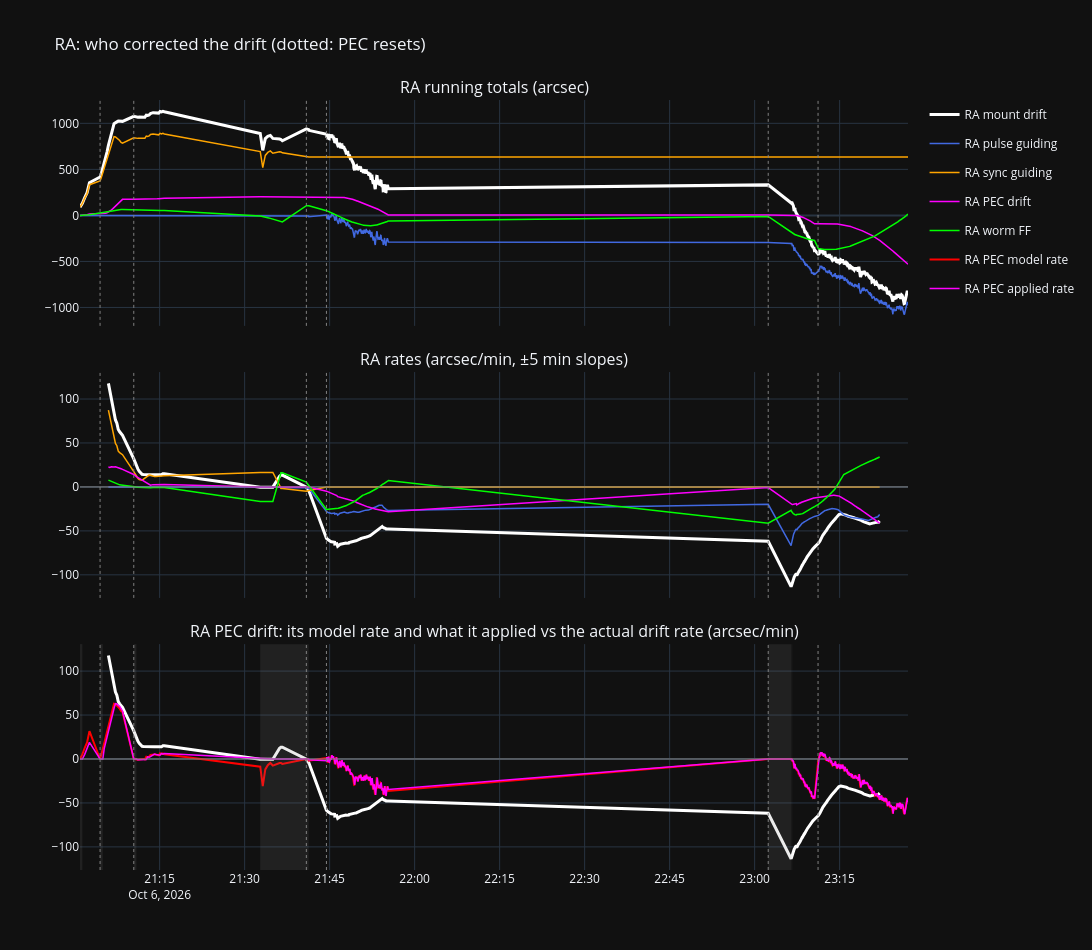
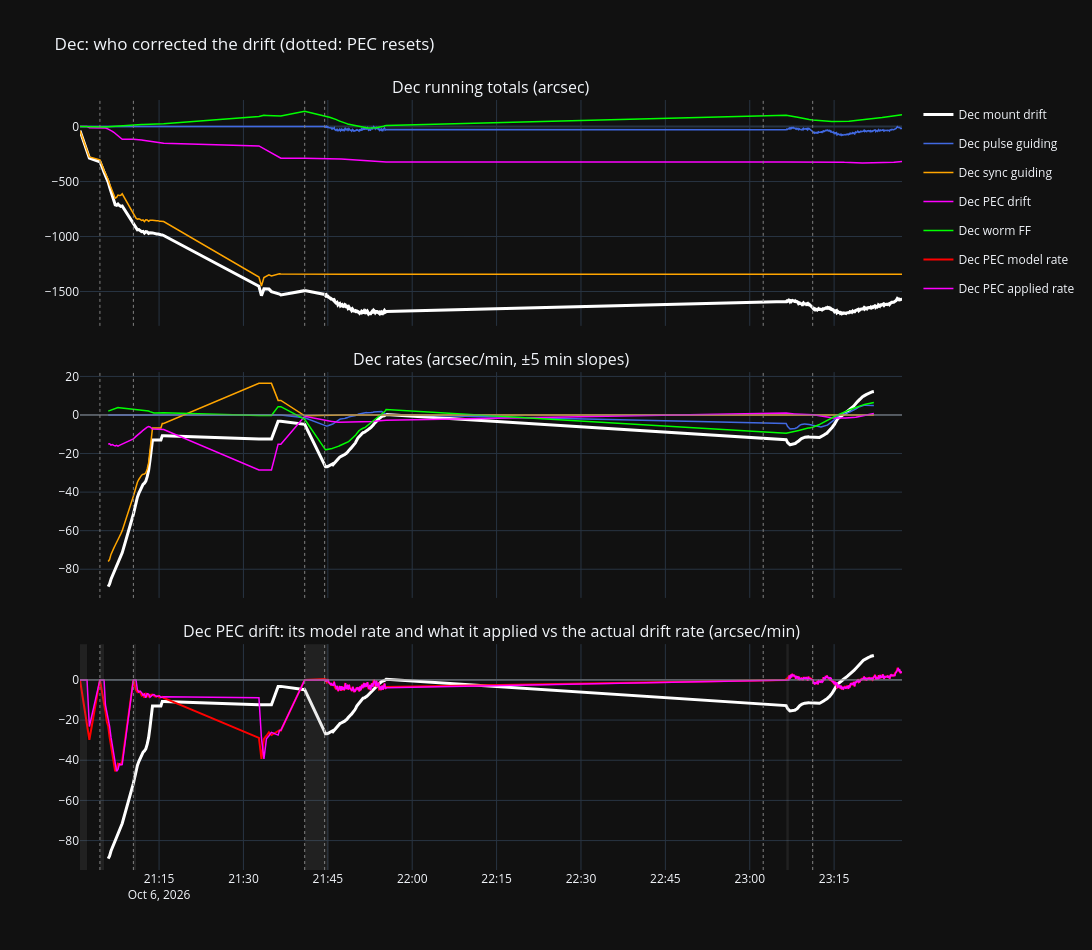

Notebook code for these charts, in order:
### Markdown cell above
## 3. Who corrected the drift?

Running totals per axis: **mount drift = pulse guiding + sync guiding + PEC drift applied + worm feed-forward**
(joined across PEC resets), then each as a rate (slope over ±5 min). PEC is doing its job when its rate follows the
drift rate and the guiders' rates stay near zero; when the guider's total runs opposite to PEC's, they are fighting.
Shaded in the bottom panel: PEC inhibited (not applying).

### Code cell
pvg = correction_breakdown(df, rate_half_window_s=300)
COL = {'mount drift': 'white', 'pulse guiding': 'royalblue', 'sync guiding': 'orange', 'PEC drift': 'magenta',
       'worm FF': 'lime'}
PARTS = [('mount_drift', 'mount drift'), ('pulse_guide', 'pulse guiding'), ('sync_guide', 'sync guiding'),
         ('pec_applied', 'PEC drift'), ('worm_ff', 'worm FF')]
summary = []
for ax, name in (('ra', 'RA'), ('dec', 'Dec')):
    x = pvg[ax]
    if x.empty:
        print(f"{name}: no guide corrections")
        continue
    tx = x['timestamp']
    fig = make_subplots(rows=3, cols=1, shared_xaxes=True, vertical_spacing=0.06,
        subplot_titles=[f'{name} running totals (arcsec)', f'{name} rates (arcsec/min, ±5 min slopes)',
                        f'{name} PEC drift: its model rate and what it applied vs the actual drift rate (arcsec/min)'])
    for col, label in PARTS:
        if col == 'worm_ff' and not np.any(x[col] != 0):
            continue
        w = 3 if col == 'mount_drift' else 1.5
        fig.add_trace(go.Scatter(x=tx, y=x[col], name=f'{name} {label}', legendgroup=label,
                                 line=dict(color=COL[label], width=w)), row=1, col=1)
        rate = 'drift_rate' if col == 'mount_drift' else f'{col}_rate'
        fig.add_trace(go.Scatter(x=tx, y=x[rate], name=f'{name} {label} rate', legendgroup=label, showlegend=False,
                                 line=dict(color=COL[label], width=w)), row=2, col=1)
    fig.add_trace(go.Scatter(x=tx, y=x['drift_rate'], showlegend=False, line=dict(color='white', width=3)), row=3, col=1)
    fig.add_trace(go.Scatter(x=tx, y=x['pec_model_rate'], name=f'{name} PEC model rate', line=dict(color='red')), row=3, col=1)
    fig.add_trace(go.Scatter(x=tx, y=np.where(x['pec_active'], x['pec_applied_logged_rate'], 0.0),
                             name=f'{name} PEC applied rate', line=dict(color='magenta', width=1.5)), row=3, col=1)
    inactive = ~x['pec_active'].values.astype(bool)
    edges = np.flatnonzero(np.diff(np.r_[0, inactive.astype(int), 0]))
    for a, b in zip(edges[::2], edges[1::2]):
        fig.add_vrect(x0=tx.iloc[a], x1=tx.iloc[min(b, len(tx) - 1)], fillcolor='gray', opacity=0.15, line_width=0, row=3, col=1)
    for r in (2, 3):
        fig.add_hline(y=0, line=dict(color='gray', width=1), row=r, col=1)
    for tr in pvg['resets']:
        fig.add_vline(x=tr, line=dict(color='gray', width=1, dash='dot'))
    fig.update_layout(height=950, width=1400, template=TEMPLATE, hovermode='x unified',
                      title=f'{name}: who corrected the drift (dotted: PEC resets)')
    fig.show()

    last = x.iloc[-1]
    guider, pec = last['pulse_guide'] + last['sync_guide'], last['pec_applied']
    m = ~np.isnan(x['drift_rate'].values)
    summary.append({'axis': name, 'mount drift "': last['mount_drift'], 'pulse guiding "': last['pulse_guide'],
                    'sync guiding "': last['sync_guide'], 'PEC drift "': pec, 'worm FF "': last['worm_ff'],
                    'PEC share %': pec / last['mount_drift'] * 100 if last['mount_drift'] else np.nan,
                    'PEC undone by guider %': -guider / pec * 100 if pec and np.sign(guider) != np.sign(pec) else 0,
                    'PEC active %': x['pec_active'].mean() * 100,
                    'model rate error rms "/min': rms((x['pec_model_rate'] - x['drift_rate'])[m]),
                    'drift rate rms "/min': rms(x['drift_rate'][m])})
summary = pd.DataFrame(summary)
display(summary.round(1))
for _, r in summary.iterrows():
    if r['PEC share %'] < 0:
        print(f"{r['axis']}: PEC pushed against the drift")
    if r['PEC undone by guider %'] > 50:
        print(f"{r['axis']}: the guider undid {r['PEC undone by guider %']:.0f}% of what PEC applied -- they are fighting")
    if r['model rate error rms "/min'] > r['drift rate rms "/min']:
        print(f"{r['axis']}: PEC's rate was further from the drift rate than zero would have been")

### Figure 1 — Plotly figure (JSON) as saved in the notebook; plotly's stock layout.template omitted (floating-point values rounded to 4 significant figures; data arrays with more than 128 entries replaced by an {"elided": "..."} marker saying what was removed)
{"data": [{"legendgroup": "mount drift", "line": {"color": "white", "width": 3}, "name": "RA mount drift", "type": "scatter", "x": {"elided": "787 str values"}, "xaxis": "x", "y": {"elided": "787 float values"}, "yaxis": "y"}, {"legendgroup": "mount drift", "line": {"color": "white", "width": 3}, "name": "RA mount drift rate", "showlegend": false, "type": "scatter", "x": {"elided": "787 str values"}, "xaxis": "x2", "y": {"elided": "787 float values"}, "yaxis": "y2"}, {"legendgroup": "pulse guiding", "line": {"color": "royalblue", "width": 1.5}, "name": "RA pulse guiding", "type": "scatter", "x": {"elided": "787 str values"}, "xaxis": "x", "y": {"elided": "787 float values"}, "yaxis": "y"}, {"legendgroup": "pulse guiding", "line": {"color": "royalblue", "width": 1.5}, "name": "RA pulse guiding rate", "showlegend": false, "type": "scatter", "x": {"elided": "787 str values"}, "xaxis": "x2", "y": {"elided": "787 float values"}, "yaxis": "y2"}, {"legendgroup": "sync guiding", "line": {"color": "orange", "width": 1.5}, "name": "RA sync guiding", "type": "scatter", "x": {"elided": "787 str values"}, "xaxis": "x", "y": {"elided": "787 float values"}, "yaxis": "y"}, {"legendgroup": "sync guiding", "line": {"color": "orange", "width": 1.5}, "name": "RA sync guiding rate", "showlegend": false, "type": "scatter", "x": {"elided": "787 str values"}, "xaxis": "x2", "y": {"elided": "787 float values"}, "yaxis": "y2"}, {"legendgroup": "PEC drift", "line": {"color": "magenta", "width": 1.5}, "name": "RA PEC drift", "type": "scatter", "x": {"elided": "787 str values"}, "xaxis": "x", "y": {"elided": "787 float values"}, "yaxis": "y"}, {"legendgroup": "PEC drift", "line": {"color": "magenta", "width": 1.5}, "name": "RA PEC drift rate", "showlegend": false, "type": "scatter", "x": {"elided": "787 str values"}, "xaxis": "x2", "y": {"elided": "787 float values"}, "yaxis": "y2"}, {"legendgroup": "worm FF", "line": {"color": "lime", "width": 1.5}, "name": "RA worm FF", "type": "scatter", "x": {"elided": "787 str values"}, "xaxis": "x", "y": {"elided": "787 float values"}, "yaxis": "y"}, {"legendgroup": "worm FF", "line": {"color": "lime", "width": 1.5}, "name": "RA worm FF rate", "showlegend": false, "type": "scatter", "x": {"elided": "787 str values"}, "xaxis": "x2", "y": {"elided": "787 float values"}, "yaxis": "y2"}, {"line": {"color": "white", "width": 3}, "showlegend": false, "type": "scatter", "x": {"elided": "787 str values"}, "xaxis": "x3", "y": {"elided": "787 float values"}, "yaxis": "y3"}, {"line": {"color": "red"}, "name": "RA PEC model rate", "type": "scatter", "x": {"elided": "787 str values"}, "xaxis": "x3", "y": {"elided": "787 float values"}, "yaxis": "y3"}, {"line": {"color": "magenta", "width": 1.5}, "name": "RA PEC applied rate", "type": "scatter", "x": {"elided": "787 str values"}, "xaxis": "x3", "y": {"elided": "787 float values"}, "yaxis": "y3"}], "layout": {"annotations": [{"font": {"size": 16}, "showarrow": false, "text": "RA running totals (arcsec)", "x": 0.5, "xanchor": "center", "xref": "paper", "y": 1.0, "yanchor": "bottom", "yref": "paper"}, {"font": {"size": 16}, "showarrow": false, "text": "RA rates (arcsec/min, ±5 min slopes)", "x": 0.5, "xanchor": "center", "xref": "paper", "y": 0.6467, "yanchor": "bottom", "yref": "paper"}, {"font": {"size": 16}, "showarrow": false, "text": "RA PEC drift: its model rate and what it applied vs the actual drift rate (arcsec/min)", "x": 0.5, "xanchor": "center", "xref": "paper", "y": 0.2933, "yanchor": "bottom", "yref": "paper"}], "height": 950, "hovermode": "x unified", "shapes": [{"fillcolor": "gray", "line": {"width": 0}, "opacity": 0.15, "type": "rect", "x0": "2026-10-06T21:00:56.659000", "x1": "2026-10-06T21:01:21.666000", "xref": "x3", "y0": 0, "y1": 1, "yref": "y3 domain"}, {"fillcolor": "gray", "line": {"width": 0}, "opacity": 0.15, "type": "rect", "x0": "2026-10-06T21:04:29.126000", "x1": "2026-10-06T21:04:58.478000", "xref": "x3", "y0": 0, "y1": 1, "yref": "y3 domain"}, {"fillcolor": "gray", "line": {"width": 0}, "opacity": 0.15, "type": "rect", "x0": "2026-10-06T21:10:25.994000", "x1": "2026-10-06T21:10:53.979000", "xref": "x3", "y0": 0, "y1": 1, "yref": "y3 domain"}, {"fillcolor": "gray", "line": {"width": 0}, "opacity": 0.15, "type": "rect", "x0": "2026-10-06T21:32:45.200000", "x1": "2026-10-06T21:41:17.888000", "xref": "x3", "y0": 0, "y1": 1, "yref": "y3 domain"}, {"fillcolor": "gray", "line": {"width": 0}, "opacity": 0.15, "type": "rect", "x0": "2026-10-06T23:02:23.719000", "x1": "2026-10-06T23:06:27.830000", "xref": "x3", "y0": 0, "y1": 1, "yref": "y3 domain"}, {"fillcolor": "gray", "line": {"width": 0}, "opacity": 0.15, "type": "rect", "x0": "2026-10-06T23:06:31.887000", "x1": "2026-10-06T23:06:38.175000", "xref": "x3", "y0": 0, "y1": 1, "yref": "y3 domain"}, {"line": {"color": "gray", "width": 1}, "type": "line", "x0": 0, "x1": 1, "xref": "x2 domain", "y0": 0, "y1": 0, "yref": "y2"}, {"line": {"color": "gray", "width": 1}, "type": "line", "x0": 0, "x1": 1, "xref": "x3 domain", "y0": 0, "y1": 0, "yref": "y3"}, {"line": {"color": "gray", "dash": "dot", "width": 1}, "type": "line", "x0": "2026-10-06T21:04:29.126000", "x1": "2026-10-06T21:04:29.126000", "xref": "x", "y0": 0, "y1": 1, "yref": "y domain"}, {"line": {"color": "gray", "dash": "dot", "width": 1}, "type": "line", "x0": "2026-10-06T21:04:29.126000", "x1": "2026-10-06T21:04:29.126000", "xref": "x2", "y0": 0, "y1": 1, "yref": "y2 domain"}, {"line": {"color": "gray", "dash": "dot", "width": 1}, "type": "line", "x0": "2026-10-06T21:04:29.126000", "x1": "2026-10-06T21:04:29.126000", "xref": "x3", "y0": 0, "y1": 1, "yref": "y3 domain"}, {"line": {"color": "gray", "dash": "dot", "width": 1}, "type": "line", "x0": "2026-10-06T21:10:25.994000", "x1": "2026-10-06T21:10:25.994000", "xref": "x", "y0": 0, "y1": 1, "yref": "y domain"}, {"line": {"color": "gray", "dash": "dot", "width": 1}, "type": "line", "x0": "2026-10-06T21:10:25.994000", "x1": "2026-10-06T21:10:25.994000", "xref": "x2", "y0": 0, "y1": 1, "yref": "y2 domain"}, {"line": {"color": "gray", "dash": "dot", "width": 1}, "type": "line", "x0": "2026-10-06T21:10:25.994000", "x1": "2026-10-06T21:10:25.994000", "xref": "x3", "y0": 0, "y1": 1, "yref": "y3 domain"}, {"line": {"color": "gray", "dash": "dot", "width": 1}, "type": "line", "x0": "2026-10-06T21:40:53.430000", "x1": "2026-10-06T21:40:53.430000", "xref": "x", "y0": 0, "y1": 1, "yref": "y domain"}, {"line": {"color": "gray", "dash": "dot", "width": 1}, "type": "line", "x0": "2026-10-06T21:40:53.430000", "x1": "2026-10-06T21:40:53.430000", "xref": "x2", "y0": 0, "y1": 1, "yref": "y2 domain"}, {"line": {"color": "gray", "dash": "dot", "width": 1}, "type": "line", "x0": "2026-10-06T21:40:53.430000", "x1": "2026-10-06T21:40:53.430000", "xref": "x3", "y0": 0, "y1": 1, "yref": "y3 domain"}, {"line": {"color": "gray", "dash": "dot", "width": 1}, "type": "line", "x0": "2026-10-06T21:44:26.171000", "x1": "2026-10-06T21:44:26.171000", "xref": "x", "y0": 0, "y1": 1, "yref": "y domain"}, {"line": {"color": "gray", "dash": "dot", "width": 1}, "type": "line", "x0": "2026-10-06T21:44:26.171000", "x1": "2026-10-06T21:44:26.171000", "xref": "x2", "y0": 0, "y1": 1, "yref": "y2 domain"}, {"line": {"color": "gray", "dash": "dot", "width": 1}, "type": "line", "x0": "2026-10-06T21:44:26.171000", "x1": "2026-10-06T21:44:26.171000", "xref": "x3", "y0": 0, "y1": 1, "yref": "y3 domain"}, {"line": {"color": "gray", "dash": "dot", "width": 1}, "type": "line", "x0": "2026-10-06T23:02:23.719000", "x1": "2026-10-06T23:02:23.719000", "xref": "x", "y0": 0, "y1": 1, "yref": "y domain"}, {"line": {"color": "gray", "dash": "dot", "width": 1}, "type": "line", "x0": "2026-10-06T23:02:23.719000", "x1": "2026-10-06T23:02:23.719000", "xref": "x2", "y0": 0, "y1": 1, "yref": "y2 domain"}, {"line": {"color": "gray", "dash": "dot", "width": 1}, "type": "line", "x0": "2026-10-06T23:02:23.719000", "x1": "2026-10-06T23:02:23.719000", "xref": "x3", "y0": 0, "y1": 1, "yref": "y3 domain"}, {"line": {"color": "gray", "dash": "dot", "width": 1}, "type": "line", "x0": "2026-10-06T23:11:11.393000", "x1": "2026-10-06T23:11:11.393000", "xref": "x", "y0": 0, "y1": 1, "yref": "y domain"}, {"line": {"color": "gray", "dash": "dot", "width": 1}, "type": "line", "x0": "2026-10-06T23:11:11.393000", "x1": "2026-10-06T23:11:11.393000", "xref": "x2", "y0": 0, "y1": 1, "yref": "y2 domain"}, {"line": {"color": "gray", "dash": "dot", "width": 1}, "type": "line", "x0": "2026-10-06T23:11:11.393000", "x1": "2026-10-06T23:11:11.393000", "xref": "x3", "y0": 0, "y1": 1, "yref": "y3 domain"}], "title": {"text": "RA: who corrected the drift (dotted: PEC resets)"}, "width": 1400, "xaxis": {"anchor": "y", "domain": [0.0, 1.0], "matches": "x3", "showticklabels": false}, "xaxis2": {"anchor": "y2", "domain": [0.0, 1.0], "matches": "x3", "showticklabels": false}, "xaxis3": {"anchor": "y3", "domain": [0.0, 1.0]}, "yaxis": {"anchor": "x", "domain": [0.7067, 1.0]}, "yaxis2": {"anchor": "x2", "domain": [0.3533, 0.6467]}, "yaxis3": {"anchor": "x3", "domain": [0.0, 0.2933]}}}

### Figure 2 — Plotly figure (JSON) as saved in the notebook; plotly's stock layout.template omitted (floating-point values rounded to 4 significant figures; data arrays with more than 128 entries replaced by an {"elided": "..."} marker saying what was removed)
{"data": [{"legendgroup": "mount drift", "line": {"color": "white", "width": 3}, "name": "Dec mount drift", "type": "scatter", "x": {"elided": "787 str values"}, "xaxis": "x", "y": {"elided": "787 float values"}, "yaxis": "y"}, {"legendgroup": "mount drift", "line": {"color": "white", "width": 3}, "name": "Dec mount drift rate", "showlegend": false, "type": "scatter", "x": {"elided": "787 str values"}, "xaxis": "x2", "y": {"elided": "787 float values"}, "yaxis": "y2"}, {"legendgroup": "pulse guiding", "line": {"color": "royalblue", "width": 1.5}, "name": "Dec pulse guiding", "type": "scatter", "x": {"elided": "787 str values"}, "xaxis": "x", "y": {"elided": "787 float values"}, "yaxis": "y"}, {"legendgroup": "pulse guiding", "line": {"color": "royalblue", "width": 1.5}, "name": "Dec pulse guiding rate", "showlegend": false, "type": "scatter", "x": {"elided": "787 str values"}, "xaxis": "x2", "y": {"elided": "787 float values"}, "yaxis": "y2"}, {"legendgroup": "sync guiding", "line": {"color": "orange", "width": 1.5}, "name": "Dec sync guiding", "type": "scatter", "x": {"elided": "787 str values"}, "xaxis": "x", "y": {"elided": "787 float values"}, "yaxis": "y"}, {"legendgroup": "sync guiding", "line": {"color": "orange", "width": 1.5}, "name": "Dec sync guiding rate", "showlegend": false, "type": "scatter", "x": {"elided": "787 str values"}, "xaxis": "x2", "y": {"elided": "787 float values"}, "yaxis": "y2"}, {"legendgroup": "PEC drift", "line": {"color": "magenta", "width": 1.5}, "name": "Dec PEC drift", "type": "scatter", "x": {"elided": "787 str values"}, "xaxis": "x", "y": {"elided": "787 float values"}, "yaxis": "y"}, {"legendgroup": "PEC drift", "line": {"color": "magenta", "width": 1.5}, "name": "Dec PEC drift rate", "showlegend": false, "type": "scatter", "x": {"elided": "787 str values"}, "xaxis": "x2", "y": {"elided": "787 float values"}, "yaxis": "y2"}, {"legendgroup": "worm FF", "line": {"color": "lime", "width": 1.5}, "name": "Dec worm FF", "type": "scatter", "x": {"elided": "787 str values"}, "xaxis": "x", "y": {"elided": "787 float values"}, "yaxis": "y"}, {"legendgroup": "worm FF", "line": {"color": "lime", "width": 1.5}, "name": "Dec worm FF rate", "showlegend": false, "type": "scatter", "x": {"elided": "787 str values"}, "xaxis": "x2", "y": {"elided": "787 float values"}, "yaxis": "y2"}, {"line": {"color": "white", "width": 3}, "showlegend": false, "type": "scatter", "x": {"elided": "787 str values"}, "xaxis": "x3", "y": {"elided": "787 float values"}, "yaxis": "y3"}, {"line": {"color": "red"}, "name": "Dec PEC model rate", "type": "scatter", "x": {"elided": "787 str values"}, "xaxis": "x3", "y": {"elided": "787 float values"}, "yaxis": "y3"}, {"line": {"color": "magenta", "width": 1.5}, "name": "Dec PEC applied rate", "type": "scatter", "x": {"elided": "787 str values"}, "xaxis": "x3", "y": {"elided": "787 float values"}, "yaxis": "y3"}], "layout": {"annotations": [{"font": {"size": 16}, "showarrow": false, "text": "Dec running totals (arcsec)", "x": 0.5, "xanchor": "center", "xref": "paper", "y": 1.0, "yanchor": "bottom", "yref": "paper"}, {"font": {"size": 16}, "showarrow": false, "text": "Dec rates (arcsec/min, ±5 min slopes)", "x": 0.5, "xanchor": "center", "xref": "paper", "y": 0.6467, "yanchor": "bottom", "yref": "paper"}, {"font": {"size": 16}, "showarrow": false, "text": "Dec PEC drift: its model rate and what it applied vs the actual drift rate (arcsec/min)", "x": 0.5, "xanchor": "center", "xref": "paper", "y": 0.2933, "yanchor": "bottom", "yref": "paper"}], "height": 950, "hovermode": "x unified", "shapes": [{"fillcolor": "gray", "line": {"width": 0}, "opacity": 0.15, "type": "rect", "x0": "2026-10-06T21:00:56.659000", "x1": "2026-10-06T21:02:11.611000", "xref": "x3", "y0": 0, "y1": 1, "yref": "y3 domain"}, {"fillcolor": "gray", "line": {"width": 0}, "opacity": 0.15, "type": "rect", "x0": "2026-10-06T21:04:29.126000", "x1": "2026-10-06T21:05:13.184000", "xref": "x3", "y0": 0, "y1": 1, "yref": "y3 domain"}, {"fillcolor": "gray", "line": {"width": 0}, "opacity": 0.15, "type": "rect", "x0": "2026-10-06T21:10:25.994000", "x1": "2026-10-06T21:10:53.979000", "xref": "x3", "y0": 0, "y1": 1, "yref": "y3 domain"}, {"fillcolor": "gray", "line": {"width": 0}, "opacity": 0.15, "type": "rect", "x0": "2026-10-06T21:40:53.430000", "x1": "2026-10-06T21:44:36.903000", "xref": "x3", "y0": 0, "y1": 1, "yref": "y3 domain"}, {"fillcolor": "gray", "line": {"width": 0}, "opacity": 0.15, "type": "rect", "x0": "2026-10-06T21:44:40.161000", "x1": "2026-10-06T21:44:54.074000", "xref": "x3", "y0": 0, "y1": 1, "yref": "y3 domain"}, {"fillcolor": "gray", "line": {"width": 0}, "opacity": 0.15, "type": "rect", "x0": "2026-10-06T21:44:55.638000", "x1": "2026-10-06T21:45:07.621000", "xref": "x3", "y0": 0, "y1": 1, "yref": "y3 domain"}, {"fillcolor": "gray", "line": {"width": 0}, "opacity": 0.15, "type": "rect", "x0": "2026-10-06T23:06:30.372000", "x1": "2026-10-06T23:06:56.469000", "xref": "x3", "y0": 0, "y1": 1, "yref": "y3 domain"}, {"fillcolor": "gray", "line": {"width": 0}, "opacity": 0.15, "type": "rect", "x0": "2026-10-06T23:11:11.393000", "x1": "2026-10-06T23:11:17.065000", "xref": "x3", "y0": 0, "y1": 1, "yref": "y3 domain"}, {"line": {"color": "gray", "width": 1}, "type": "line", "x0": 0, "x1": 1, "xref": "x2 domain", "y0": 0, "y1": 0, "yref": "y2"}, {"line": {"color": "gray", "width": 1}, "type": "line", "x0": 0, "x1": 1, "xref": "x3 domain", "y0": 0, "y1": 0, "yref": "y3"}, {"line": {"color": "gray", "dash": "dot", "width": 1}, "type": "line", "x0": "2026-10-06T21:04:29.126000", "x1": "2026-10-06T21:04:29.126000", "xref": "x", "y0": 0, "y1": 1, "yref": "y domain"}, {"line": {"color": "gray", "dash": "dot", "width": 1}, "type": "line", "x0": "2026-10-06T21:04:29.126000", "x1": "2026-10-06T21:04:29.126000", "xref": "x2", "y0": 0, "y1": 1, "yref": "y2 domain"}, {"line": {"color": "gray", "dash": "dot", "width": 1}, "type": "line", "x0": "2026-10-06T21:04:29.126000", "x1": "2026-10-06T21:04:29.126000", "xref": "x3", "y0": 0, "y1": 1, "yref": "y3 domain"}, {"line": {"color": "gray", "dash": "dot", "width": 1}, "type": "line", "x0": "2026-10-06T21:10:25.994000", "x1": "2026-10-06T21:10:25.994000", "xref": "x", "y0": 0, "y1": 1, "yref": "y domain"}, {"line": {"color": "gray", "dash": "dot", "width": 1}, "type": "line", "x0": "2026-10-06T21:10:25.994000", "x1": "2026-10-06T21:10:25.994000", "xref": "x2", "y0": 0, "y1": 1, "yref": "y2 domain"}, {"line": {"color": "gray", "dash": "dot", "width": 1}, "type": "line", "x0": "2026-10-06T21:10:25.994000", "x1": "2026-10-06T21:10:25.994000", "xref": "x3", "y0": 0, "y1": 1, "yref": "y3 domain"}, {"line": {"color": "gray", "dash": "dot", "width": 1}, "type": "line", "x0": "2026-10-06T21:40:53.430000", "x1": "2026-10-06T21:40:53.430000", "xref": "x", "y0": 0, "y1": 1, "yref": "y domain"}, {"line": {"color": "gray", "dash": "dot", "width": 1}, "type": "line", "x0": "2026-10-06T21:40:53.430000", "x1": "2026-10-06T21:40:53.430000", "xref": "x2", "y0": 0, "y1": 1, "yref": "y2 domain"}, {"line": {"color": "gray", "dash": "dot", "width": 1}, "type": "line", "x0": "2026-10-06T21:40:53.430000", "x1": "2026-10-06T21:40:53.430000", "xref": "x3", "y0": 0, "y1": 1, "yref": "y3 domain"}, {"line": {"color": "gray", "dash": "dot", "width": 1}, "type": "line", "x0": "2026-10-06T21:44:26.171000", "x1": "2026-10-06T21:44:26.171000", "xref": "x", "y0": 0, "y1": 1, "yref": "y domain"}, {"line": {"color": "gray", "dash": "dot", "width": 1}, "type": "line", "x0": "2026-10-06T21:44:26.171000", "x1": "2026-10-06T21:44:26.171000", "xref": "x2", "y0": 0, "y1": 1, "yref": "y2 domain"}, {"line": {"color": "gray", "dash": "dot", "width": 1}, "type": "line", "x0": "2026-10-06T21:44:26.171000", "x1": "2026-10-06T21:44:26.171000", "xref": "x3", "y0": 0, "y1": 1, "yref": "y3 domain"}, {"line": {"color": "gray", "dash": "dot", "width": 1}, "type": "line", "x0": "2026-10-06T23:02:23.719000", "x1": "2026-10-06T23:02:23.719000", "xref": "x", "y0": 0, "y1": 1, "yref": "y domain"}, {"line": {"color": "gray", "dash": "dot", "width": 1}, "type": "line", "x0": "2026-10-06T23:02:23.719000", "x1": "2026-10-06T23:02:23.719000", "xref": "x2", "y0": 0, "y1": 1, "yref": "y2 domain"}, {"line": {"color": "gray", "dash": "dot", "width": 1}, "type": "line", "x0": "2026-10-06T23:02:23.719000", "x1": "2026-10-06T23:02:23.719000", "xref": "x3", "y0": 0, "y1": 1, "yref": "y3 domain"}, {"line": {"color": "gray", "dash": "dot", "width": 1}, "type": "line", "x0": "2026-10-06T23:11:11.393000", "x1": "2026-10-06T23:11:11.393000", "xref": "x", "y0": 0, "y1": 1, "yref": "y domain"}, {"line": {"color": "gray", "dash": "dot", "width": 1}, "type": "line", "x0": "2026-10-06T23:11:11.393000", "x1": "2026-10-06T23:11:11.393000", "xref": "x2", "y0": 0, "y1": 1, "yref": "y2 domain"}, {"line": {"color": "gray", "dash": "dot", "width": 1}, "type": "line", "x0": "2026-10-06T23:11:11.393000", "x1": "2026-10-06T23:11:11.393000", "xref": "x3", "y0": 0, "y1": 1, "yref": "y3 domain"}], "title": {"text": "Dec: who corrected the drift (dotted: PEC resets)"}, "width": 1400, "xaxis": {"anchor": "y", "domain": [0.0, 1.0], "matches": "x3", "showticklabels": false}, "xaxis2": {"anchor": "y2", "domain": [0.0, 1.0], "matches": "x3", "showticklabels": false}, "xaxis3": {"anchor": "y3", "domain": [0.0, 1.0]}, "yaxis": {"anchor": "x", "domain": [0.7067, 1.0]}, "yaxis2": {"anchor": "x2", "domain": [0.3533, 0.6467]}, "yaxis3": {"anchor": "x3", "domain": [0.0, 0.2933]}}}
